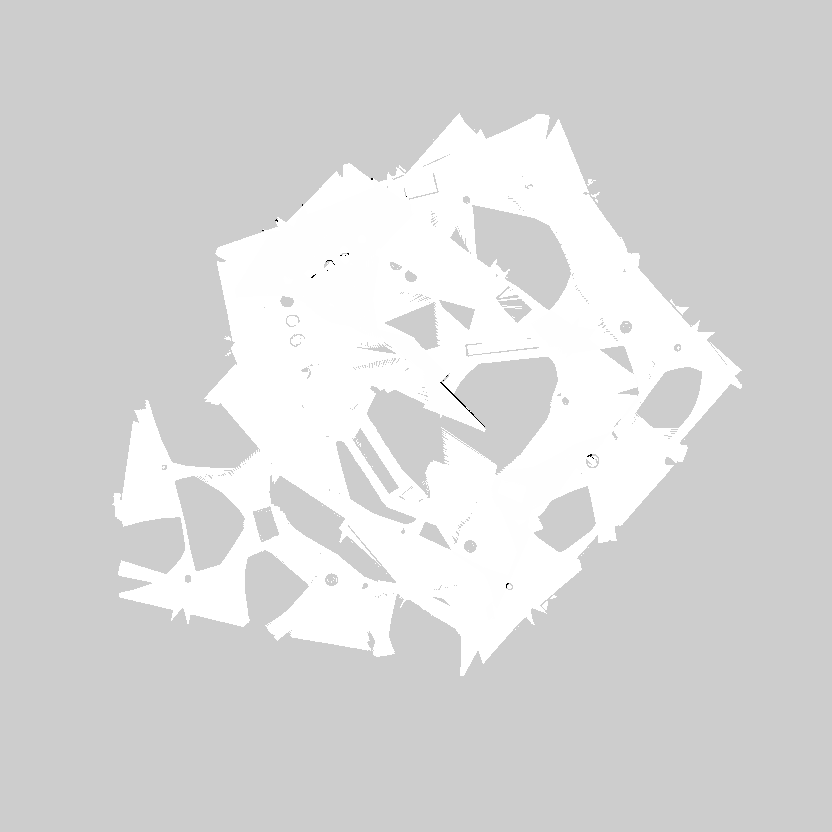
#> input picture src/example_package/map/merged_map.pgm, 832 x 832 px, found by its file name; its folder holds 2 pictures in this run
$ python merge_maps.py
#> lines starting #> are read from the running program, lines starting #| are printed output that depends on the picture
import cv2
import numpy as np
import os

# Verzeichnis mit Snapshots
map_dir = os.path.expanduser("~/turtle_ws/src/example_package/map")
snapshot_files = [os.path.join(map_dir, f) for f in os.listdir(map_dir) if f.endswith(".pgm")]
snapshot_files.sort()  # alphabetisch sortieren

# Erste Map als Basisbild laden
base_map = cv2.imread(snapshot_files[0], cv2.IMREAD_GRAYSCALE)
#> base_map is the input picture: shape (832, 832); min 0, max 255, mean 216.7

# Alle weiteren Snapshots einfügen (OR-Operation)
for snap_file in snapshot_files[1:]:
    snap_map = cv2.imread(snap_file, cv2.IMREAD_GRAYSCALE)
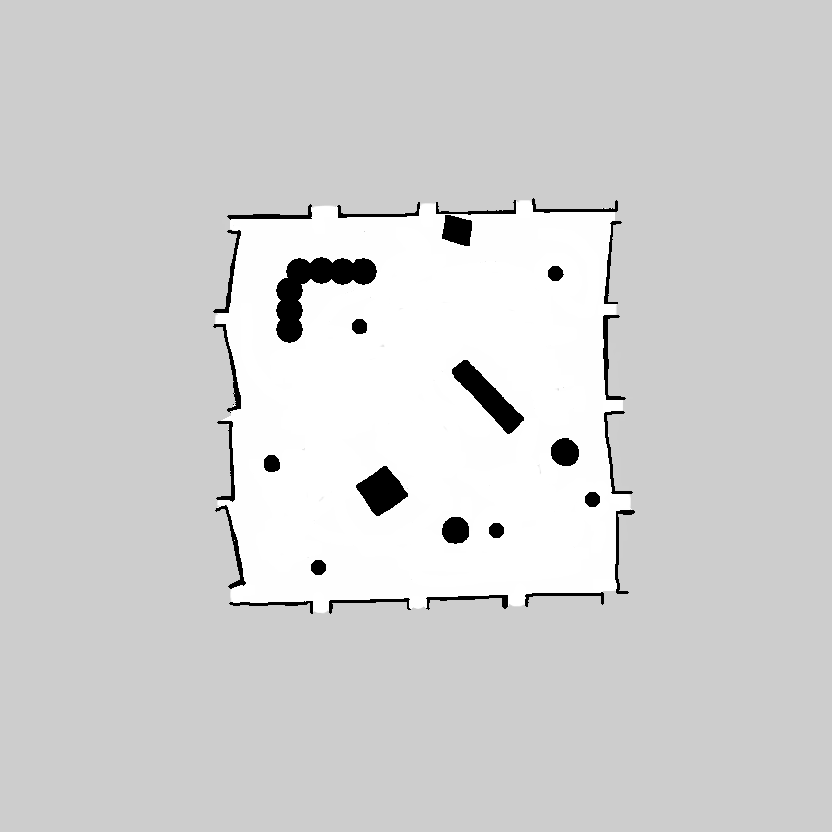
#> input picture src/example_package/map/my_map.pgm, 832 x 832 px, found by its file name
#> snap_map is the input picture: shape (832, 832); min 0, max 255, mean 210.1
    base_map = cv2.bitwise_or(base_map, snap_map)
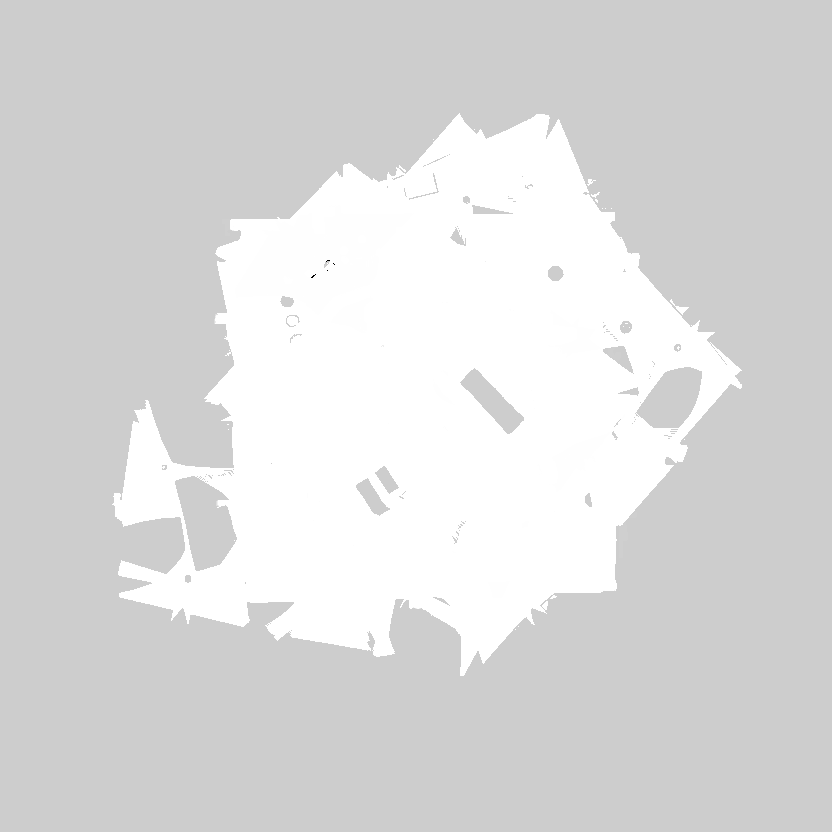
#> base_map: shape (832, 832); min 0, max 255, mean 219.4

# Ergebnis speichern
result_file = os.path.join(map_dir, "merged_map.pgm")
cv2.imwrite(result_file, base_map)
print(f"✅ Merged map gespeichert: {result_file}")

# YAML-Datei kopieren/anpassen (z.B. von einer existierenden Map)
yaml_source = os.path.join(map_dir, "my_map_0.yaml")
yaml_target = os.path.join(map_dir, "merged_map.yaml")
if os.path.exists(yaml_source):
    with open(yaml_source, 'r') as src, open(yaml_target, 'w') as dst:
        for line in src:
            if line.startswith("image:"):
                dst.write(f"image: {os.path.basename(result_file)}\n")
            else:
                dst.write(line)
    print(f"✅ YAML-Datei angepasst: {yaml_target}")
else:
    print("⚠️ Keine YAML-Datei zum Kopieren gefunden!")

print("🚀 Fertig!")
